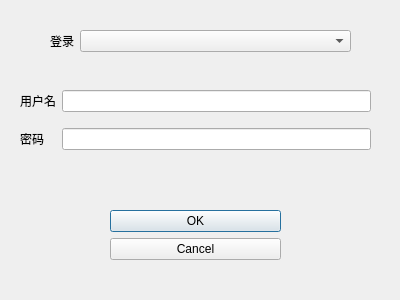
<?xml version="1.0" encoding="UTF-8"?>
<ui version="4.0">
 <class>CLoginDialog</class>
 <widget class="QDialog" name="CLoginDialog">
  <property name="geometry">
   <rect>
    <x>0</x>
    <y>0</y>
    <width>400</width>
    <height>300</height>
   </rect>
  </property>
  <property name="windowTitle">
   <string>Dialog</string>
  </property>
  <widget class="QDialogButtonBox" name="buttonBox">
   <property name="geometry">
    <rect>
     <x>110</x>
     <y>210</y>
     <width>171</width>
     <height>61</height>
    </rect>
   </property>
   <property name="orientation">
    <enum>Qt::Vertical</enum>
   </property>
   <property name="standardButtons">
    <set>QDialogButtonBox::Cancel|QDialogButtonBox::Ok</set>
   </property>
  </widget>
  <widget class="QWidget" name="formLayoutWidget">
   <property name="geometry">
    <rect>
     <x>50</x>
     <y>30</y>
     <width>301</width>
     <height>41</height>
    </rect>
   </property>
   <layout class="QFormLayout" name="formLayout">
    <item row="1" column="0">
     <widget class="QLabel" name="label_3">
      <property name="text">
       <string>登录</string>
      </property>
     </widget>
    </item>
    <item row="1" column="1">
     <widget class="QComboBox" name="comboBox"/>
    </item>
   </layout>
  </widget>
  <widget class="QWidget" name="formLayoutWidget_2">
   <property name="geometry">
    <rect>
     <x>20</x>
     <y>90</y>
     <width>351</width>
     <height>91</height>
    </rect>
   </property>
   <layout class="QFormLayout" name="formLayout_2">
    <property name="verticalSpacing">
     <number>16</number>
    </property>
    <item row="0" column="0">
     <widget class="QLabel" name="label_username">
      <property name="text">
       <string>用户名</string>
      </property>
     </widget>
    </item>
    <item row="0" column="1">
     <widget class="QLineEdit" name="tb_username"/>
    </item>
    <item row="1" column="1">
     <widget class="QLineEdit" name="tb_password"/>
    </item>
    <item row="1" column="0">
     <widget class="QLabel" name="label_passwordd">
      <property name="text">
       <string>密码</string>
      </property>
     </widget>
    </item>
   </layout>
  </widget>
 </widget>
 <resources/>
 <connections>
  <connection>
   <sender>buttonBox</sender>
   <signal>accepted()</signal>
   <receiver>CLoginDialog</receiver>
   <slot>accept()</slot>
   <hints>
    <hint type="sourcelabel">
     <x>248</x>
     <y>254</y>
    </hint>
    <hint type="destinationlabel">
     <x>157</x>
     <y>274</y>
    </hint>
   </hints>
  </connection>
  <connection>
   <sender>buttonBox</sender>
   <signal>rejected()</signal>
   <receiver>CLoginDialog</receiver>
   <slot>reject()</slot>
   <hints>
    <hint type="sourcelabel">
     <x>316</x>
     <y>260</y>
    </hint>
    <hint type="destinationlabel">
     <x>286</x>
     <y>274</y>
    </hint>
   </hints>
  </connection>
 </connections>
</ui>
